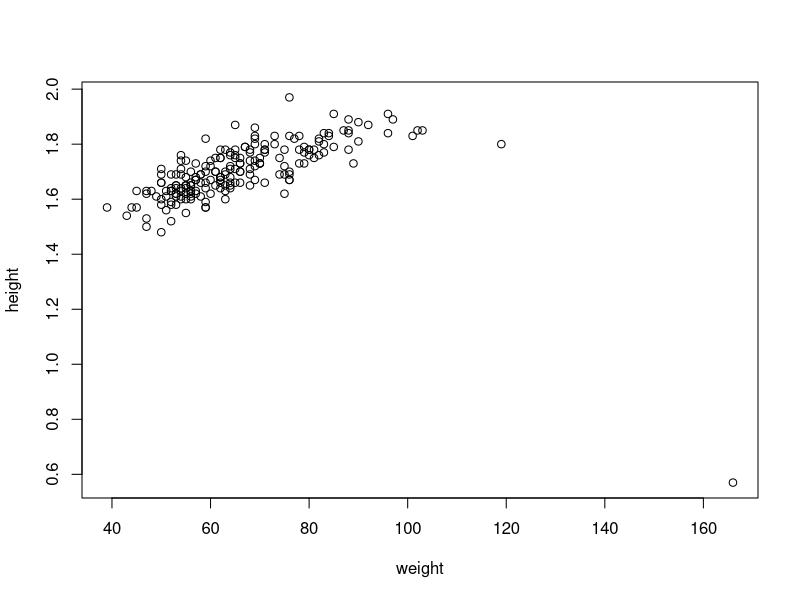
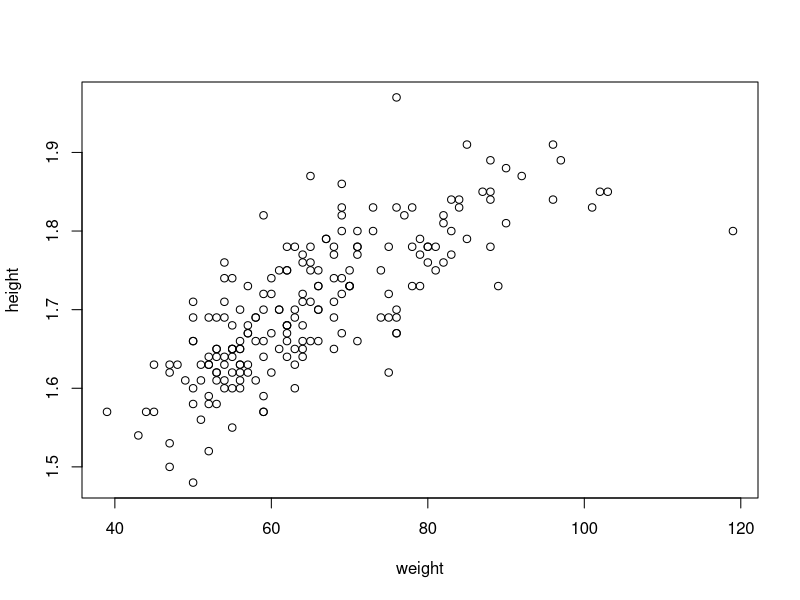
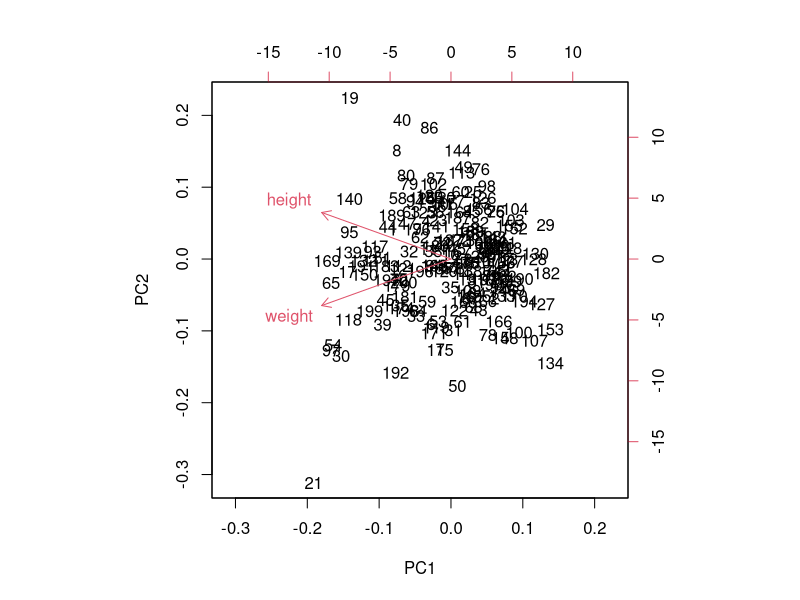
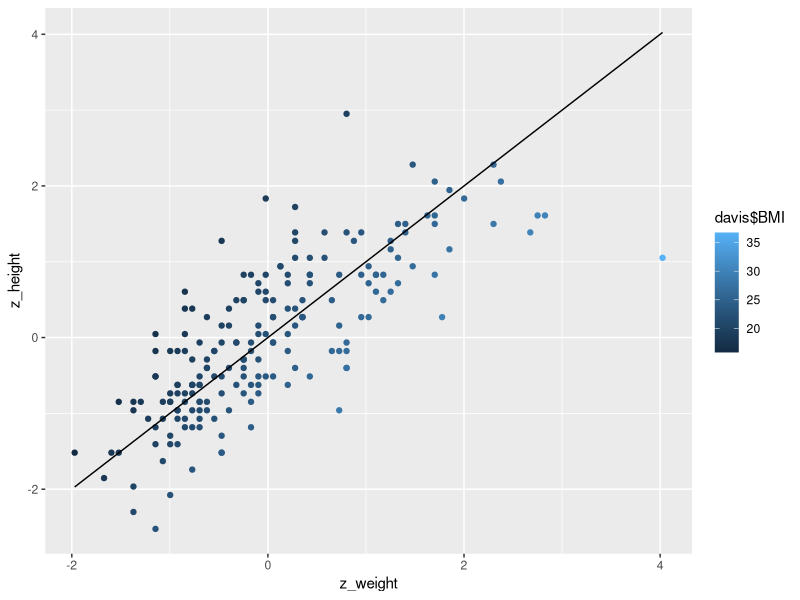
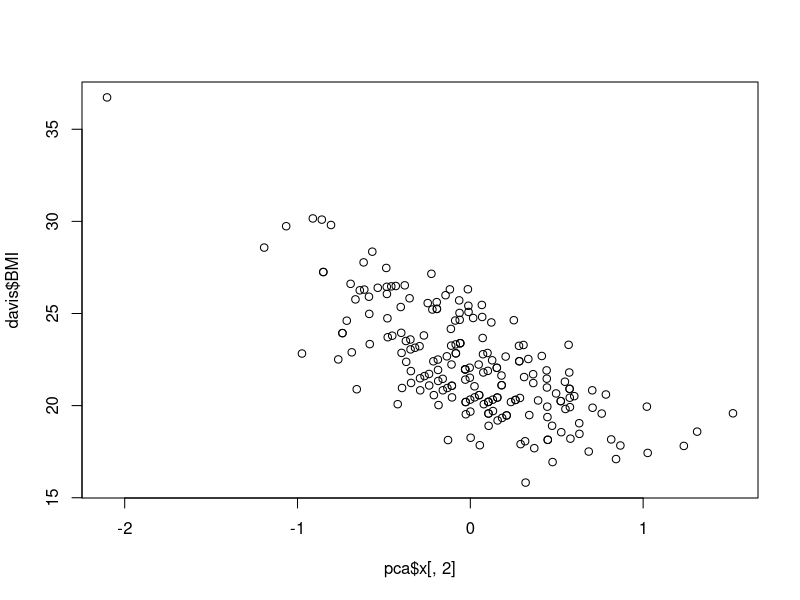
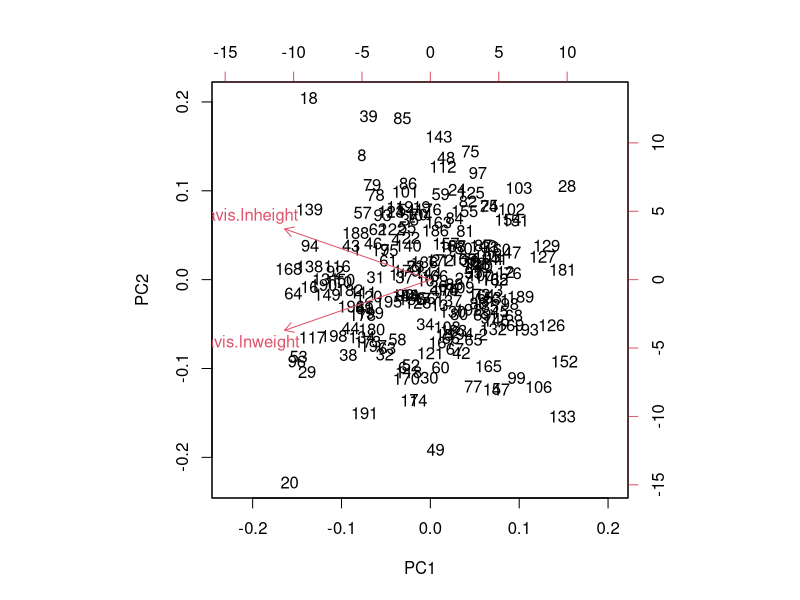
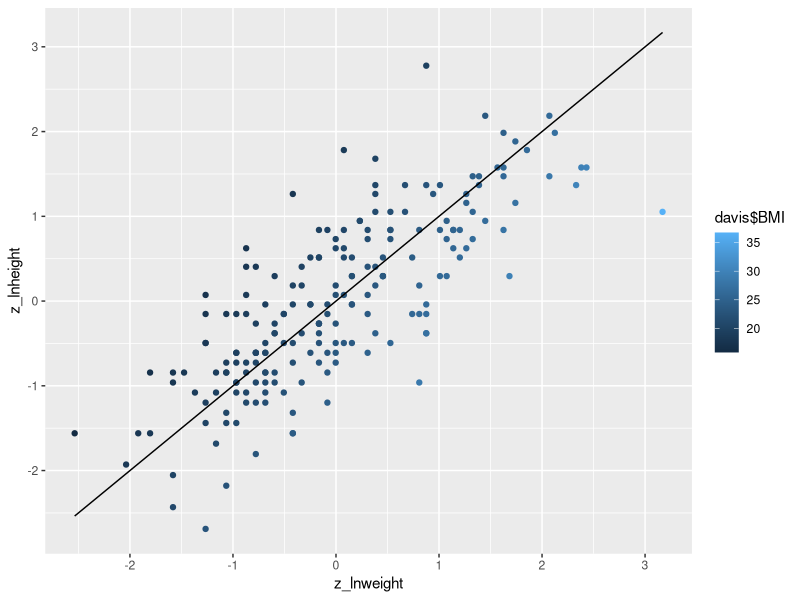
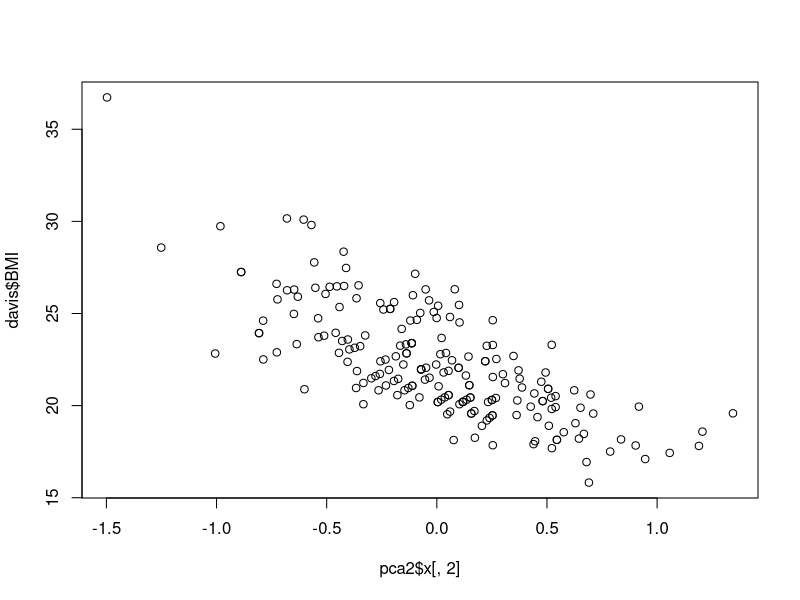

Recreate these plots in R, in order.
#主成分分析をしよう

# Carパッケージをインストール（インストール済みの場合は実行不要）
#install.packages("car")
# Carパッケージを読み込み
library("car")
#身長や体重のデータを持ってくる
data(Davis) 
davis<-Davis
davis$height<-davis$height/100
plot(davis[,2:3])

#多分エラー
davis[davis$weight>160,]

#除外
davis<-davis[davis$weight<160,]


#目的：身長と体重を線形結合して、体格の指標を作ってみよう。

#まずは本当のBMIを求める
BMI<-davis$weight/((davis$height)^2)
davis$BMI<-BMI
BMI
plot(davis[,2:3]) #身長体重のプロット

pca<-prcomp(davis[,2:3],scale=T) #主成分分析
pca #主成分得点の係数など
head(pca$x) #主成分得点
biplot(pca)

#主成分の軸を書く
line<-function(x){
  return( (pca$rotation[1,1]/pca$rotation[2,1])*x)}

#install.packages("ggplot2")
library(ggplot2)

davis$z_height<-scale(davis$height)
davis$z_weight<-scale(davis$weight)
g <- ggplot(davis, aes(x = z_weight, y = z_height,colour=davis$BMI))
g <- g + geom_point()
g <- g + stat_function(fun=line)
plot(g)

plot(pca$x[,2],davis$BMI)
cor(pca$x[,2],davis$BMI)

#あまりBMIっぽくないな？
davis$lnweight<-log(davis$weight)
davis$lnheight<-log(davis$height)

pca2<-prcomp(data.frame(davis$lnweight,davis$lnheight),scale=T) #主成分分析
pca2 #主成分得点の係数など
head(pca2$x) #主成分得点
var((pca2$x))

biplot(pca2)

#主成分の軸を書く
line2<-function(x){
  return((pca2$rotation[1,1]/pca2$rotation[2,1])*x)}

#install.packages("ggplot2")
library(ggplot2)

davis$z_lnweight<-scale(davis$lnweight)
davis$z_lnheight<-scale(davis$lnheight)
g <- ggplot(davis, aes(x = z_lnweight, y = z_lnheight,colour=davis$BMI))
g <- g + geom_point()
g <- g + stat_function(fun=line2)
plot(g)

plot(pca2$x[,2],davis$BMI)
cor(pca2$x[,2],davis$BMI)
